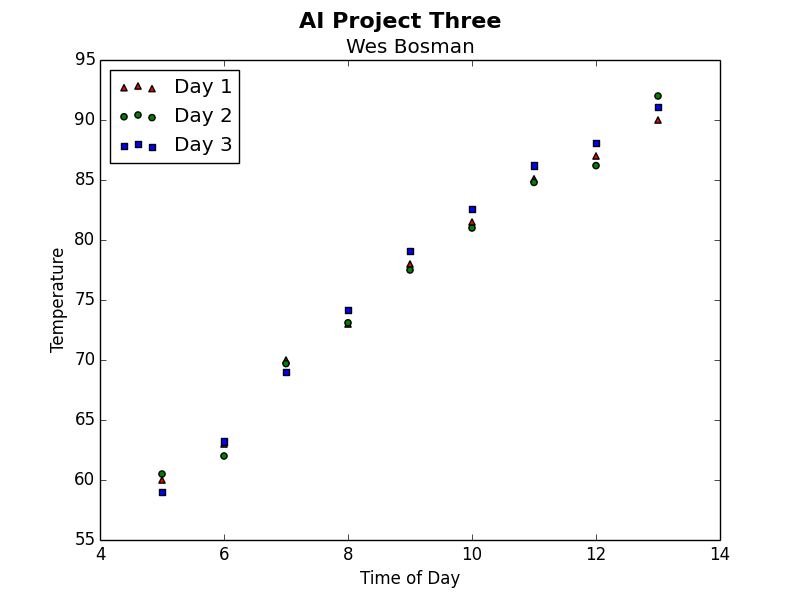

The Python source for this figure:
import itertools
import random
import numpy as np
import matplotlib.pyplot as plt
import matplotlib as matplot

test_x = []
test_y = []

def main():
	print("Running AI Three")
	# Get the training and testing data from the input files
	training_set_1 = get_training_data(1)
	training_set_2 = get_training_data(2)
	training_set_3 = get_training_data(3)
	testing_set_1  = get_testing_data()
	
	# Learning constant
	learn   = 0.035
	
	# Random weights
	weights = [ random.random(), random.random() ]
	
	# Consider normalizing inputs before training and testing
	combined_array = training_set_1 + training_set_2 + training_set_3
	combined_norm_array, temp_min, temp_max = normalize_data(combined_array, 0, 0)
	norm_testing_set, mi, ma = normalize_data(testing_set_1, temp_min, temp_max)
	
	# Create and train perceptron
	p = Perceptron(learn, weights)
	p.train_neuron(combined_norm_array, "norm")
	p.test_neuron(norm_testing_set, "norm")

	plot_data(combined_array)
	plot_normalized_data(combined_norm_array)
	plot_testing_data(norm_testing_set)
	

# Plot the error
def plot_error(iterations, errors):
    print("Plotting Error over iterations")
    figure = plt.figure(1)
    figure.suptitle("AI Project Three Error VS Time", fontsize=16, fontweight="bold")
    plt.title("Wes Bosman")
    plt.xlabel("Iteration")
    plt.ylabel("Total Error")
    plt.plot(iterations, errors, linewidth=2, color="orange")
    plt.savefig("AIProjectThree_Error_VS_Time")
    plt.show()


# Plot the Non Normalized Input
def plot_data(input_data):
	print("Creating Graph")
	figure = plt.figure(2)
	figure.suptitle("AI Project Three", fontsize=16, fontweight="bold")
	plt.title("Wes Bosman")
	plt.xlabel("Time of Day")
	plt.ylabel("Temperature")
	plot_data_from_input(input_data)
	plt.legend(loc="upper left")
	plt.savefig("AIProjectThree.png")
	plt.show()


# Plot the Normalized Input
def plot_normalized_data(input_data):
	print("Creating Normalized Graph")
	figure = plt.figure(3)
	figure.suptitle("AI Project Three Normalized", fontsize=16, fontweight="bold")
	plt.title("Wes Bosman")
	plt.xlabel("Time Of Day")
	plt.ylabel("Temperature")
	plot_data_from_input(input_data)
	plt.legend(loc="upper left")
	plt.savefig("AIProjectThreeNormalized.png")
	plt.show()


# Plot the Testing Data and Predictions
def plot_testing_data(input_data):
	print("Creating Testing Graph")
	figure = plt.figure(4)
	figure.suptitle("AI Project Three Normalized Testing Data", fontsize=16, fontweight="bold")
	plt.title("Wes Bosman")
	plt.xlabel("Time Of Day")
	plt.ylabel("Temperature")
	test_time = []
	test_temp = []
	
	for i in range(0, len(input_data)):
		time = input_data[i][0]
		temp = input_data[i][2]
		test_time.append(time)
		test_temp.append(temp)
	
	plt.scatter(test_time, test_temp, color="purple", marker="o", label="Day 4 Test Data")
	plt.scatter(test_x , test_y, color="green" , marker="x", label="Day 4 Predictions")
	plt.legend(loc="upper left")
	plt.savefig("AIProjectThreeNormalizedTesting.png")
	plt.show()



# Plot the Testing Data
def plot_data_from_input(input_data):
	train_1_time = []
	train_1_temp = []
	train_2_time = []
	train_2_temp = []
	train_3_time = []
	train_3_temp = []

	for i in range(0, len(input_data)):
		time = input_data[i][0]
		temp = input_data[i][2]
		if i >= 0 and i <= 8:
			train_1_time.append(time)
			train_1_temp.append(temp)
		elif i >= 9 and i <= 17:
			train_2_time.append(time)
			train_2_temp.append(temp)
		else:
			train_3_time.append(time)
			train_3_temp.append(temp)

	plt.scatter(train_1_time, train_1_temp, marker="^", c="red",   label="Day 1")
	plt.scatter(train_2_time, train_2_temp, marker="o", c="green", label="Day 2")
	plt.scatter(train_3_time, train_3_temp, marker="s", c="blue",  label="Day 3")
		

# Normalize the data
def normalize_data(inputs, t_min, t_max):
	# Arrays to hold temperatures and times
	norm_temps = []
	temps = []
	hours = []
	
	# Loop through the data
	for i in range(0, len(inputs)):
		hour = inputs[i][0]
		bias = inputs[i][1]
		temp = inputs[i][2]
		temps.append(temp)
		hours.append(hour)
	
	# Set Maximum temp
	if t_max == 0:
		temp_max = max(temps)
	else:
		temp_max = t_max
		
	# Set Minimum temp
	if t_min == 0:
		temp_min = min(temps)
	else:
		temp_min = t_min
		
		
	diff = temp_max - temp_min
	
	for (tme, tmp) in zip(hours, temps):
		time = tme
		temp = tmp
		norm_x = (temp - temp_min) / diff
		norm_temps.append([time, 1, norm_x])

	# Return the normalized temperatures
	return norm_temps, temp_min, temp_max
		

# Get The Training Data
def get_training_data(i):
	train_data = []

	file_name = "train_data_%d.txt" %(i)
	with open(file_name) as file:
		print("Reading Data from %s" %(file_name))
		for line in file:
			current_line = line.split(",")
			time = int(current_line[0])
			temp = float(current_line[1])
			bias = 1
			train_data.append([time, bias, temp])

	return train_data
	

# Get The Testing Data
def get_testing_data():
	test_data = []
	file_name = "test_data_4.txt"
	with open(file_name) as file:
		print("Reading Data from %s" %(file_name))
		for line in file:
			current_line = line.split(",")
			time = int(current_line[0])
			temp = float(current_line[1])
			bias = 1
			test_data.append([time, bias, temp])
	return test_data
			
	
# Create a perceptron
class Perceptron(object):
	def __init__(self, learning_constant, weights):
		self.learning_constant = learning_constant
		self.weights = weights
		self.max_iterations = 10000
		self.training_complete = False
		self.testing_error = 0.0
		
		
	# Train neuron
	def train_neuron(self, x, type_of_pattern):		
		iterations = 0
		output = np.zeros(len(x))

		# Keep track of iterations and errors
		num_iterations  = []
		iteration_error = []
		
		# While iterations is not max or minimum error not reached
		while(self.training_complete == False):
			# Count the number of iterations
			iterations += 1
			total_error = 0.0
            print("")
            print("Training Iteration %d " %iterations)
            print("")
            print("|------------------------------------------------------------------------|")
            print("| Time |  Learn  |  Net  | Predict Temp | Actual Temp | Error | % Change | ")
            print("|------------------------------------------------------------------------|")
			
			# Number of items in list 
			for i in range(0, len(x)):
				net = 0
				
				# For each item in the list 
				# Get the sum of the weights times the input including the bias
				for j in range(0, len(x[i]) - 1):
					net = net + self.weights[j] * x[i][j]
				
				# Get values from array
				time = x[i][0]
				bias = x[i][1]
				temp = x[i][2]
				
				# Calculate the net of the activation function
				if type_of_pattern == "norm":
					output[i] = self.norm_activation_function(net)
				else:
					output[i] = self.activation_function(net)
				
				# Calculate error
				error = temp - output[i]
				learn = self.learning_constant * error
				
				# This is percent change between the desired and predicted values
				percent_change = ((output[i] - temp) / temp) * 100 

				# Calculate error get the total error 
				total_error = total_error + abs(error)


				self.print_training_table(time, learn, net, output[i], temp , error, percent_change)

				# Update the weights 
				for k in range(0, len(x[1]) - 1):
					self.weights[k] = self.weights[k] + ( learn * x[i][k] )


			print("Total Error = %.6f" % total_error)

			# Add the number of iterations and the error to arrays to plot them
			num_iterations.append(iterations)
			iteration_error.append(total_error)
			
			# If the max_iterations have been reached break the loop or error < 0.00001
			if(iterations == self.max_iterations or total_error <= 0.00001):
				self.training_complete = True
				print("Stopped the while loop a condition was met")
				print("Iterations    = %d   " %iterations)
                plot_error(num_iterations, iteration_error)


	
	
	# Test the neuron on the 4th dataset
	def test_neuron(self, x, type_of_pattern):
		print(" ")
		print("Testing Neuron")
		print("|----------------------------------------------------------------------------------|")
		print("| Time 	  |    Predicted Temp 	|     Actual Temp     |     Error     |  % Change  |")
		print("|----------------------------------------------------------------------------------|")
		for j in range(0, len(x)):
			net = 0
			
			for k in range(0, len(x[j]) - 1):
				net = net + self.weights[k] * x[j][k]
			
			time = x[j][0]
			bias = x[j][1]
			temp = x[j][2]
			# append the time to the global array
			test_x.append(time)
		
			if type_of_pattern == "norm":
				prediction = self.norm_activation_function(net)
				# append the prediction to the global array
				test_y.append(prediction)
			else:
				prediction = self.activation_function(net)
			
			# Get the absolute value of the error
			error 		   = abs(temp - prediction)
			self.testing_error = self.testing_error + error
			
			self.print_testing_table(time, prediction, temp)
		print("Testing Error                 = %.6f" %(self.testing_error))
		print("Testing Error Average Percent = %.6f%%" %((self.testing_error / len(x)) * 100))

				

	# Print the testing data in a table 
	def print_testing_table(self, time, prediction, temp):
		# If the time is after 11 AM its the Afternoon print PM
		if(time > 11):
			print_time = " %d:00%s  |" %(time, "PM")
		else:
			if(time > 9):
				print_time = " %d:00%s  |" %(time, "AM")
			else:
				print_time = " %d:00%s   |" %(time, "AM")

		error 	      = temp - prediction
		print_predict = "       %.4f        |" %prediction
		print_temp    = "       %.4f        |" %temp
		print_error   = "    %.4f     |" %(error)
		print_err_per = "    %.2f     |" %(((prediction - temp)/temp) * 100)
		output        = print_time + print_predict + print_temp + print_error + print_err_per
		print(output)



	# Print Training Table 
	def print_training_table(self, time, learn, net, predict, actual, error, err_percent):
		print_time    = str(" %d:00  " %time)
		print_lrn     = str(" %.4f  " %learn).ljust(6, " ")
		print_net     = str(" %.2f  " %net).rjust(8, " ") 
		print_pred    = str(" %.2f  " %predict).rjust(13, " ")
		print_act     = str(" %.2f  " %actual).rjust(12, " ")
		print_err     = str(" %.4f  " %error).rjust(12, " ")
		print_err_per = str("   %.4f   " %err_percent).rjust(6, " ")
		output = print_time + print_lrn + print_net + print_pred + print_act + print_err + print_err_per
		print(output)



	# Linear Activation Function
	def activation_function(self, net):
		y = net * 5.88 + 43
		return y
		
	# Should this function be parabolic?
	def norm_activation_function(self, net):
		y = net * 0.3 - 0.4
		return y
		
		
# Run the Program
main()


if __name__ == main:
	main()
